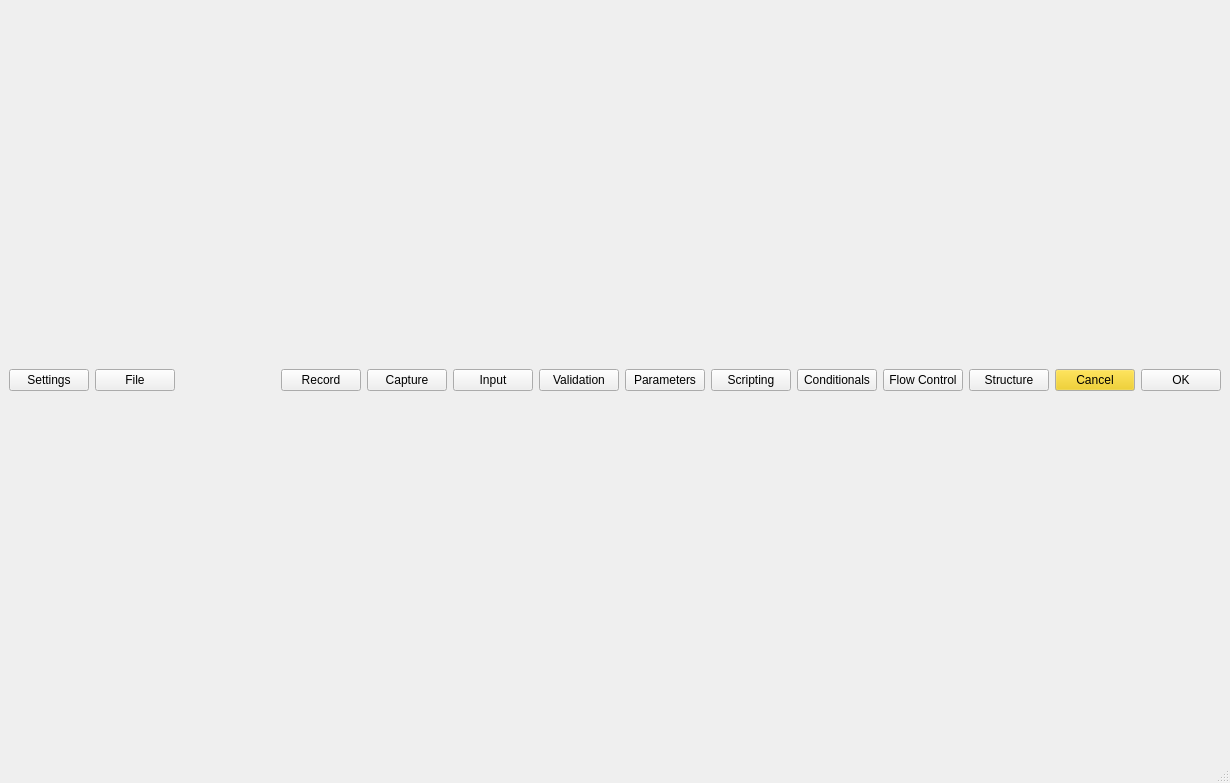
<?xml version="1.0" encoding="UTF-8"?>
<ui version="4.0">
 <class>MainWindow</class>
 <widget class="QMainWindow" name="MainWindow">
  <property name="geometry">
   <rect>
    <x>0</x>
    <y>0</y>
    <width>1199</width>
    <height>783</height>
   </rect>
  </property>
  <property name="windowTitle">
   <string>Scenario Maker</string>
  </property>
  <widget class="QWidget" name="centralwidget">
   <layout class="QGridLayout" name="gridLayout">
    <item row="0" column="0" rowspan="2">
     <layout class="QHBoxLayout" name="buttonBar">
      <property name="topMargin">
       <number>0</number>
      </property>
      <property name="bottomMargin">
       <number>0</number>
      </property>
      <item>
       <widget class="QPushButton" name="settingsButton">
        <property name="focusPolicy">
         <enum>Qt::ClickFocus</enum>
        </property>
        <property name="text">
         <string>Settings</string>
        </property>
       </widget>
      </item>
      <item>
       <widget class="QPushButton" name="fileButton">
        <property name="focusPolicy">
         <enum>Qt::ClickFocus</enum>
        </property>
        <property name="text">
         <string>File</string>
        </property>
       </widget>
      </item>
      <item>
       <spacer name="horizontalSpacer">
        <property name="orientation">
         <enum>Qt::Horizontal</enum>
        </property>
        <property name="sizeType">
         <enum>QSizePolicy::Fixed</enum>
        </property>
        <property name="sizeHint" stdset="0">
         <size>
          <width>100</width>
          <height>20</height>
         </size>
        </property>
       </spacer>
      </item>
      <item>
       <widget class="QPushButton" name="recordButton">
        <property name="focusPolicy">
         <enum>Qt::ClickFocus</enum>
        </property>
        <property name="text">
         <string>Record</string>
        </property>
       </widget>
      </item>
      <item>
       <widget class="QPushButton" name="captureButton">
        <property name="cursor">
         <cursorShape>ArrowCursor</cursorShape>
        </property>
        <property name="focusPolicy">
         <enum>Qt::ClickFocus</enum>
        </property>
        <property name="autoFillBackground">
         <bool>true</bool>
        </property>
        <property name="text">
         <string>Capture</string>
        </property>
        <property name="flat">
         <bool>false</bool>
        </property>
       </widget>
      </item>
      <item>
       <widget class="QPushButton" name="inputButton">
        <property name="focusPolicy">
         <enum>Qt::ClickFocus</enum>
        </property>
        <property name="text">
         <string>Input</string>
        </property>
       </widget>
      </item>
      <item>
       <widget class="QPushButton" name="validationButton">
        <property name="focusPolicy">
         <enum>Qt::ClickFocus</enum>
        </property>
        <property name="text">
         <string>Validation</string>
        </property>
       </widget>
      </item>
      <item>
       <widget class="QPushButton" name="parametersButton">
        <property name="focusPolicy">
         <enum>Qt::ClickFocus</enum>
        </property>
        <property name="text">
         <string>Parameters</string>
        </property>
       </widget>
      </item>
      <item>
       <widget class="QPushButton" name="scriptingButton">
        <property name="focusPolicy">
         <enum>Qt::ClickFocus</enum>
        </property>
        <property name="text">
         <string>Scripting</string>
        </property>
       </widget>
      </item>
      <item>
       <widget class="QPushButton" name="conditionalsButton">
        <property name="focusPolicy">
         <enum>Qt::ClickFocus</enum>
        </property>
        <property name="text">
         <string>Conditionals</string>
        </property>
       </widget>
      </item>
      <item>
       <widget class="QPushButton" name="flowControlButton">
        <property name="focusPolicy">
         <enum>Qt::ClickFocus</enum>
        </property>
        <property name="text">
         <string>Flow Control</string>
        </property>
       </widget>
      </item>
      <item>
       <widget class="QPushButton" name="structureButton">
        <property name="focusPolicy">
         <enum>Qt::ClickFocus</enum>
        </property>
        <property name="text">
         <string>Structure</string>
        </property>
       </widget>
      </item>
      <item>
       <spacer name="horizontalSpacer_2">
        <property name="orientation">
         <enum>Qt::Horizontal</enum>
        </property>
        <property name="sizeHint" stdset="0">
         <size>
          <width>40</width>
          <height>20</height>
         </size>
        </property>
       </spacer>
      </item>
      <item>
       <widget class="QPushButton" name="cancelButton">
        <property name="palette">
         <palette>
          <active>
           <colorrole role="Button">
            <brush brushstyle="SolidPattern">
             <color alpha="255">
              <red>240</red>
              <green>200</green>
              <blue>0</blue>
             </color>
            </brush>
           </colorrole>
           <colorrole role="Light">
            <brush brushstyle="SolidPattern">
             <color alpha="255">
              <red>255</red>
              <green>214</green>
              <blue>7</blue>
             </color>
            </brush>
           </colorrole>
           <colorrole role="Base">
            <brush brushstyle="SolidPattern">
             <color alpha="255">
              <red>242</red>
              <green>255</green>
              <blue>0</blue>
             </color>
            </brush>
           </colorrole>
          </active>
          <inactive>
           <colorrole role="Button">
            <brush brushstyle="SolidPattern">
             <color alpha="255">
              <red>240</red>
              <green>200</green>
              <blue>0</blue>
             </color>
            </brush>
           </colorrole>
           <colorrole role="Light">
            <brush brushstyle="SolidPattern">
             <color alpha="255">
              <red>255</red>
              <green>214</green>
              <blue>7</blue>
             </color>
            </brush>
           </colorrole>
           <colorrole role="Base">
            <brush brushstyle="SolidPattern">
             <color alpha="255">
              <red>242</red>
              <green>255</green>
              <blue>0</blue>
             </color>
            </brush>
           </colorrole>
          </inactive>
          <disabled>
           <colorrole role="Button">
            <brush brushstyle="SolidPattern">
             <color alpha="255">
              <red>240</red>
              <green>200</green>
              <blue>0</blue>
             </color>
            </brush>
           </colorrole>
           <colorrole role="Light">
            <brush brushstyle="SolidPattern">
             <color alpha="255">
              <red>255</red>
              <green>214</green>
              <blue>7</blue>
             </color>
            </brush>
           </colorrole>
          </disabled>
         </palette>
        </property>
        <property name="focusPolicy">
         <enum>Qt::ClickFocus</enum>
        </property>
        <property name="text">
         <string>Cancel</string>
        </property>
       </widget>
      </item>
      <item>
       <widget class="QPushButton" name="okButton">
        <property name="focusPolicy">
         <enum>Qt::ClickFocus</enum>
        </property>
        <property name="text">
         <string>OK</string>
        </property>
       </widget>
      </item>
     </layout>
    </item>
   </layout>
  </widget>
  <widget class="QStatusBar" name="statusBar"/>
 </widget>
 <resources/>
 <connections/>
</ui>
